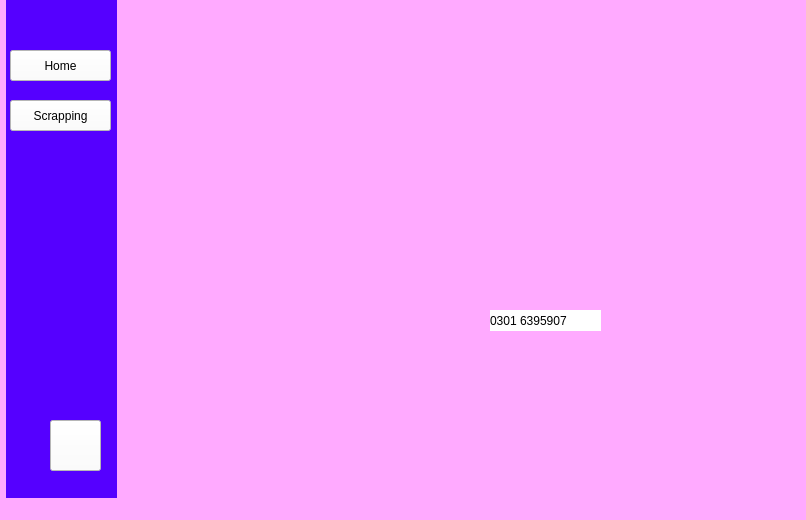
<?xml version="1.0" encoding="UTF-8"?>
<ui version="4.0">
 <class>window3</class>
 <widget class="QMainWindow" name="window3">
  <property name="geometry">
   <rect>
    <x>0</x>
    <y>0</y>
    <width>806</width>
    <height>520</height>
   </rect>
  </property>
  <property name="windowTitle">
   <string>MainWindow</string>
  </property>
  <property name="styleSheet">
   <string notr="true">background-color: rgb(255, 170, 255);</string>
  </property>
  <widget class="QWidget" name="centralwidget">
   <widget class="QLabel" name="label">
    <property name="geometry">
     <rect>
      <x>6</x>
      <y>-18</y>
      <width>111</width>
      <height>521</height>
     </rect>
    </property>
    <property name="styleSheet">
     <string notr="true">background-color: rgb(85, 0, 255);</string>
    </property>
    <property name="text">
     <string/>
    </property>
   </widget>
   <widget class="QPushButton" name="pushButton">
    <property name="geometry">
     <rect>
      <x>10</x>
      <y>50</y>
      <width>101</width>
      <height>31</height>
     </rect>
    </property>
    <property name="styleSheet">
     <string notr="true">background-color: rgb(255, 255, 255);</string>
    </property>
    <property name="text">
     <string>Home</string>
    </property>
   </widget>
   <widget class="QPushButton" name="pushButton_2">
    <property name="geometry">
     <rect>
      <x>10</x>
      <y>100</y>
      <width>101</width>
      <height>31</height>
     </rect>
    </property>
    <property name="styleSheet">
     <string notr="true">background-color: rgb(255, 255, 255);</string>
    </property>
    <property name="text">
     <string>Scrapping</string>
    </property>
   </widget>
   <widget class="QPushButton" name="pushButton_3">
    <property name="geometry">
     <rect>
      <x>50</x>
      <y>420</y>
      <width>51</width>
      <height>51</height>
     </rect>
    </property>
    <property name="styleSheet">
     <string notr="true">background-image: url(:/newPrefix/pic/login.png);
background-color: rgb(255, 255, 255);</string>
    </property>
    <property name="text">
     <string/>
    </property>
   </widget>
   <widget class="QLabel" name="label_2">
    <property name="geometry">
     <rect>
      <x>260</x>
      <y>100</y>
      <width>381</width>
      <height>271</height>
     </rect>
    </property>
    <property name="styleSheet">
     <string notr="true">background-image: url(:/newPrefix/pic/3.png);</string>
    </property>
    <property name="text">
     <string/>
    </property>
    <property name="pixmap">
     <pixmap resource="image.qrc">:/newPrefix/pic/3.png</pixmap>
    </property>
    <property name="scaledContents">
     <bool>true</bool>
    </property>
   </widget>
   <widget class="QLabel" name="label_3">
    <property name="geometry">
     <rect>
      <x>490</x>
      <y>310</y>
      <width>111</width>
      <height>21</height>
     </rect>
    </property>
    <property name="styleSheet">
     <string notr="true">background-color: rgb(255, 255, 255);</string>
    </property>
    <property name="text">
     <string>0301 6395907</string>
    </property>
   </widget>
  </widget>
  <widget class="QMenuBar" name="menubar">
   <property name="geometry">
    <rect>
     <x>0</x>
     <y>0</y>
     <width>806</width>
     <height>21</height>
    </rect>
   </property>
  </widget>
  <widget class="QStatusBar" name="statusbar"/>
 </widget>
 <resources>
  <include location="image.qrc"/>
  <include location="image.qrc"/>
 </resources>
 <connections/>
</ui>
